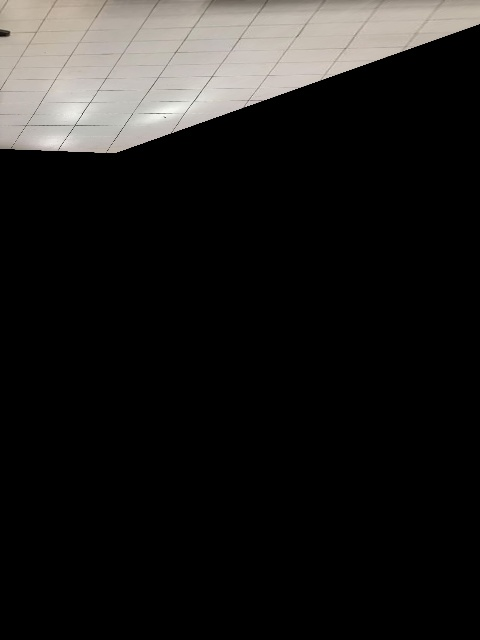
#> input picture Corrections/AffineCorrected.jpg, 480 x 640 px
$ python affine_metric.py AffineCorrected.jpg   (Python 2 division)
#> lines starting #> are read from the running program, lines starting #| are printed output that depends on the picture
import numpy as np
import cv2
import sys

def get_points(img):
    points = []
    img_to_show = img.copy()
    def draw_circle(event,x,y,flags,param):
        if event == cv2.EVENT_LBUTTONDOWN:
            cv2.circle(img_to_show,(x,y),2,(255,0,0),-1)
            points.append([x,y])
    cv2.namedWindow('image')
    cv2.setMouseCallback('image',draw_circle)
    while(1):
        cv2.imshow('image',img_to_show)
        k = cv2.waitKey(20) & 0xFF
        if k == 27:
            break
    cv2.destroyAllWindows()
    return points

def inhomogenize(point):
    if(point[2]!=0):
        point[0]=point[0]/point[2]
        point[1]=point[1]/point[2]
        point[2]=point[2]/point[2]

def getVanishingPoint(line1,line2):
    vanishing_point=np.cross(line1,line2)
    inhomogenize(vanishing_point)
    return vanishing_point

def get_line(p1,p2):
    line=np.cross(p1,p2)
    inhomogenize(line)
    return line

def affine_correct(input_image,points_on_image):

    # points_on_image=get_points(input_image)
    if(len(points_on_image)<4):
        print "Incomplete Selection"
        return input_image

    points_on_image=np.concatenate((points_on_image,np.ones([4,1])),axis=1)
    numpy_list=np.asarray(points_on_image,dtype=np.float32)

    parallel_line1_1=get_line(numpy_list[0],numpy_list[2])
    parallel_line1_2=get_line(numpy_list[1],numpy_list[3])
    vanishing_point_1=getVanishingPoint(parallel_line1_1,parallel_line1_2)

    parallel_line2_1=get_line(numpy_list[0],numpy_list[1])
    parallel_line2_2=get_line(numpy_list[2],numpy_list[3])
    vanishing_point_2=getVanishingPoint(parallel_line2_1,parallel_line2_2)

    vanishing_line=get_line(vanishing_point_1,vanishing_point_2)
    print vanishing_line

    affine_correct_projection=np.array([[1,0,0],[0,1,0],vanishing_line])
    destination=cv2.warpPerspective(input_image,affine_correct_projection,(input_image.shape[1],input_image.shape[0]))
    return destination

def metric_correction(image,refPt):

	if(len(refPt)<4):
		print "Incomplete Selection"
		return image

	pt1=np.asarray(refPt,dtype=np.float32)
	dist=(refPt[1][0]-refPt[0][0])
	refPt[1]=(refPt[0][0]+dist,refPt[0][1])
	refPt[2]=(refPt[0][0],refPt[0][1]+dist)
	refPt[3]=(refPt[0][0]+dist,refPt[0][1]+dist)
	pt2=np.asarray(refPt,dtype=np.float32)
	M=cv2.getPerspectiveTransform(pt1,pt2)
	dst=cv2.warpPerspective(image,M,(image.shape[1],image.shape[0]))
	return dst

def main():

	if(len(sys.argv)<2):
		print "Usage:<filename> <input_image_path>"
		exit(1)
	input_image_path=sys.argv[1]
	image=cv2.imread(input_image_path)
#> image is the input picture: shape (640, 480, 3); mean B, G, R 28.3, 29.7, 30.9
	points=get_points(image)
#> (key Esc is pressed here)
#> points = []
	# Following function works when 4 points are selected such as 1,2,4,3 forms a square in anti-clockwise sense
	affine_corrected=affine_correct(image,points)
	metric_corrected=metric_correction(image,points)
	print  affine_corrected.shape
#| (640, 480, 3)
	print image.shape
#| (640, 480, 3)
	print metric_corrected.shape
#| (640, 480, 3)
	# mosaic_image=np.concatenate((image,np.ones([image.shape[0],3]),affine_corrected,np.ones([image.shape[0],3]),metric_corrected),axis=1)
	mosaic_image=np.concatenate((image,affine_corrected,metric_corrected),axis=1)
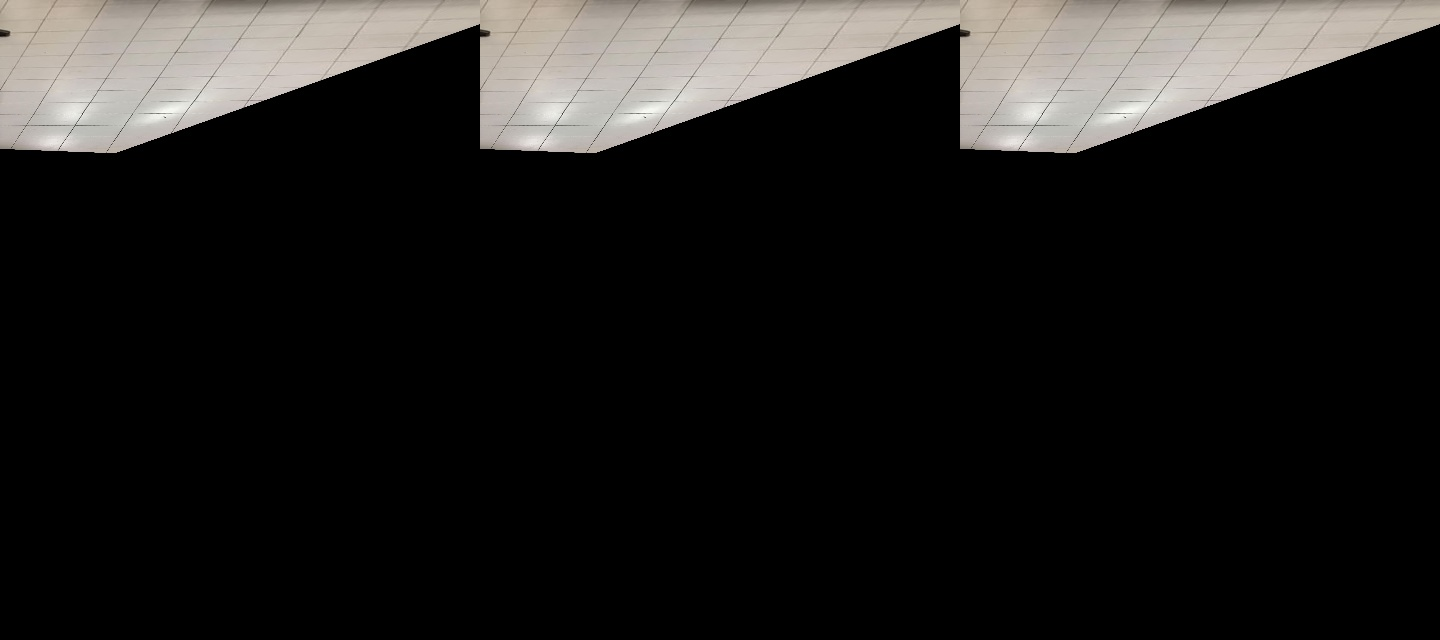
#> mosaic_image: shape (640, 1440, 3); mean B, G, R 28.3, 29.7, 30.9
	# print mosaic_image.shape
	name=sys.argv[1].split('/')
	name=name[len(name)-1]
	print name
	name=name.split('.')[0]+"2"
	# print name,"yo"
	# exit(1)
	cv2.imwrite("../CorrectedImage/AffineCorrected"+name+".jpg",affine_corrected)
	cv2.imwrite("../CorrectedImage/MetricCorrected"+name+".jpg",metric_corrected)
	cv2.imwrite("../CorrectedImage/Mosaiced"+name+".jpg",mosaic_image)

if __name__=="__main__":
    main()
